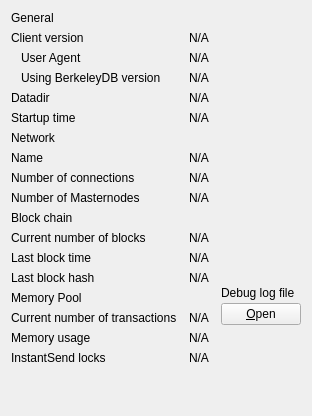
     <widget class="QWidget" name="pageInfo">
      <layout class="QGridLayout" name="gridLayout" columnstretch="0,1,0">
       <property name="horizontalSpacing">
        <number>12</number>
       </property>
       <item row="0" column="0">
        <widget class="QLabel" name="label_9">
         <property name="text">
          <string>General</string>
         </property>
        </widget>
       </item>
       <item row="1" column="0">
        <widget class="QLabel" name="label_6">
         <property name="text">
          <string>Client version</string>
         </property>
        </widget>
       </item>
       <item row="1" column="1" colspan="2">
        <widget class="QLabel" name="clientVersion">
         <property name="cursor">
          <cursorShape>IBeamCursor</cursorShape>
         </property>
         <property name="text">
          <string>N/A</string>
         </property>
         <property name="textFormat">
          <enum>Qt::PlainText</enum>
         </property>
         <property name="textInteractionFlags">
          <set>Qt::LinksAccessibleByMouse|Qt::TextSelectableByKeyboard|Qt::TextSelectableByMouse</set>
         </property>
        </widget>
       </item>
       <item row="2" column="0">
        <widget class="QLabel" name="labelClientUserAgent">
         <property name="text">
          <string>User Agent</string>
         </property>
         <property name="indent">
          <number>10</number>
         </property>
        </widget>
       </item>
       <item row="2" column="1" colspan="2">
        <widget class="QLabel" name="clientUserAgent">
         <property name="cursor">
          <cursorShape>IBeamCursor</cursorShape>
         </property>
         <property name="text">
          <string>N/A</string>
         </property>
         <property name="textFormat">
          <enum>Qt::PlainText</enum>
         </property>
         <property name="textInteractionFlags">
          <set>Qt::LinksAccessibleByMouse|Qt::TextSelectableByKeyboard|Qt::TextSelectableByMouse</set>
         </property>
        </widget>
       </item>
       <item row="3" column="0">
        <widget class="QLabel" name="label_berkeleyDBVersion">
         <property name="text">
          <string>Using BerkeleyDB version</string>
         </property>
         <property name="indent">
          <number>10</number>
         </property>
        </widget>
       </item>
       <item row="3" column="1" colspan="2">
        <widget class="QLabel" name="berkeleyDBVersion">
         <property name="cursor">
          <cursorShape>IBeamCursor</cursorShape>
         </property>
         <property name="text">
          <string>N/A</string>
         </property>
         <property name="textFormat">
          <enum>Qt::PlainText</enum>
         </property>
         <property name="textInteractionFlags">
          <set>Qt::LinksAccessibleByMouse|Qt::TextSelectableByKeyboard|Qt::TextSelectableByMouse</set>
         </property>
        </widget>
       </item>
       <item row="4" column="0">
        <widget class="QLabel" name="label_12">
         <property name="text">
          <string>Datadir</string>
         </property>
        </widget>
       </item>
       <item row="4" column="1" colspan="2">
        <widget class="QLabel" name="dataDir">
         <property name="cursor">
          <cursorShape>IBeamCursor</cursorShape>
         </property>
         <property name="text">
          <string>N/A</string>
         </property>
         <property name="textFormat">
          <enum>Qt::PlainText</enum>
         </property>
         <property name="wordWrap">
          <bool>true</bool>
         </property>
         <property name="textInteractionFlags">
          <set>Qt::LinksAccessibleByMouse|Qt::TextSelectableByKeyboard|Qt::TextSelectableByMouse</set>
         </property>
        </widget>
       </item>
       <item row="5" column="0">
        <widget class="QLabel" name="label_13">
         <property name="text">
          <string>Startup time</string>
         </property>
        </widget>
       </item>
       <item row="5" column="1" colspan="2">
        <widget class="QLabel" name="startupTime">
         <property name="cursor">
          <cursorShape>IBeamCursor</cursorShape>
         </property>
         <property name="text">
          <string>N/A</string>
         </property>
         <property name="textFormat">
          <enum>Qt::PlainText</enum>
         </property>
         <property name="textInteractionFlags">
          <set>Qt::LinksAccessibleByMouse|Qt::TextSelectableByKeyboard|Qt::TextSelectableByMouse</set>
         </property>
        </widget>
       </item>
       <item row="6" column="0">
        <widget class="QLabel" name="labelNetwork">
         <property name="text">
          <string>Network</string>
         </property>
        </widget>
       </item>
       <item row="7" column="0">
        <widget class="QLabel" name="label_8">
         <property name="text">
          <string>Name</string>
         </property>
        </widget>
       </item>
       <item row="7" column="1" colspan="2">
        <widget class="QLabel" name="networkName">
         <property name="cursor">
          <cursorShape>IBeamCursor</cursorShape>
         </property>
         <property name="text">
          <string>N/A</string>
         </property>
         <property name="textFormat">
          <enum>Qt::PlainText</enum>
         </property>
         <property name="textInteractionFlags">
          <set>Qt::LinksAccessibleByMouse|Qt::TextSelectableByKeyboard|Qt::TextSelectableByMouse</set>
         </property>
        </widget>
       </item>
       <item row="8" column="0">
        <widget class="QLabel" name="label_7">
         <property name="text">
          <string>Number of connections</string>
         </property>
        </widget>
       </item>
       <item row="8" column="1" colspan="2">
        <widget class="QLabel" name="numberOfConnections">
         <property name="cursor">
          <cursorShape>IBeamCursor</cursorShape>
         </property>
         <property name="text">
          <string>N/A</string>
         </property>
         <property name="textFormat">
          <enum>Qt::PlainText</enum>
         </property>
         <property name="textInteractionFlags">
          <set>Qt::LinksAccessibleByMouse|Qt::TextSelectableByKeyboard|Qt::TextSelectableByMouse</set>
         </property>
        </widget>
       </item>
       <item row="9" column="0">
        <widget class="QLabel" name="masternodeCountLabel">
         <property name="text">
          <string>Number of Masternodes</string>
         </property>
        </widget>
       </item>
       <item row="9" column="1">
        <widget class="QLabel" name="masternodeCount">
         <property name="cursor">
          <cursorShape>IBeamCursor</cursorShape>
         </property>
         <property name="text">
          <string>N/A</string>
         </property>
         <property name="textFormat">
          <enum>Qt::PlainText</enum>
         </property>
         <property name="textInteractionFlags">
          <set>Qt::LinksAccessibleByMouse|Qt::TextSelectableByKeyboard|Qt::TextSelectableByMouse</set>
         </property>
        </widget>
       </item>
       <item row="10" column="0">
        <widget class="QLabel" name="label_10">
         <property name="text">
          <string>Block chain</string>
         </property>
        </widget>
       </item>
       <item row="11" column="0">
        <widget class="QLabel" name="label_3">
         <property name="text">
          <string>Current number of blocks</string>
         </property>
        </widget>
       </item>
       <item row="11" column="1" colspan="2">
        <widget class="QLabel" name="numberOfBlocks">
         <property name="cursor">
          <cursorShape>IBeamCursor</cursorShape>
         </property>
         <property name="text">
          <string>N/A</string>
         </property>
         <property name="textFormat">
          <enum>Qt::PlainText</enum>
         </property>
         <property name="textInteractionFlags">
          <set>Qt::LinksAccessibleByMouse|Qt::TextSelectableByKeyboard|Qt::TextSelectableByMouse</set>
         </property>
        </widget>
       </item>
       <item row="12" column="0">
        <widget class="QLabel" name="labelLastBlockTime">
         <property name="text">
          <string>Last block time</string>
         </property>
        </widget>
       </item>
       <item row="12" column="1" colspan="2">
        <widget class="QLabel" name="lastBlockTime">
         <property name="cursor">
          <cursorShape>IBeamCursor</cursorShape>
         </property>
         <property name="text">
          <string>N/A</string>
         </property>
         <property name="textFormat">
          <enum>Qt::PlainText</enum>
         </property>
         <property name="textInteractionFlags">
          <set>Qt::LinksAccessibleByMouse|Qt::TextSelectableByKeyboard|Qt::TextSelectableByMouse</set>
         </property>
        </widget>
       </item>
       <item row="13" column="0">
        <widget class="QLabel" name="lastBlockHashLabel">
         <property name="text">
          <string>Last block hash</string>
         </property>
        </widget>
       </item>
       <item row="13" column="1">
        <widget class="QLabel" name="lastBlockHash">
         <property name="text">
          <string>N/A</string>
         </property>
        </widget>
       </item>
       <item row="14" column="0">
        <widget class="QLabel" name="labelMempoolTitle">
         <property name="text">
          <string>Memory Pool</string>
         </property>
        </widget>
       </item>
       <item row="15" column="0">
        <widget class="QLabel" name="labelNumberOfTransactions">
         <property name="text">
          <string>Current number of transactions</string>
         </property>
        </widget>
       </item>
       <item row="15" column="1">
        <widget class="QLabel" name="mempoolNumberTxs">
         <property name="cursor">
          <cursorShape>IBeamCursor</cursorShape>
         </property>
         <property name="text">
          <string>N/A</string>
         </property>
         <property name="textFormat">
          <enum>Qt::PlainText</enum>
         </property>
         <property name="textInteractionFlags">
          <set>Qt::LinksAccessibleByMouse|Qt::TextSelectableByKeyboard|Qt::TextSelectableByMouse</set>
         </property>
        </widget>
       </item>
       <item row="16" column="0">
        <widget class="QLabel" name="labelMemoryUsage">
         <property name="text">
          <string>Memory usage</string>
         </property>
        </widget>
       </item>
       <item row="16" column="1">
        <widget class="QLabel" name="mempoolSize">
         <property name="cursor">
          <cursorShape>IBeamCursor</cursorShape>
         </property>
         <property name="text">
          <string>N/A</string>
         </property>
         <property name="textFormat">
          <enum>Qt::PlainText</enum>
         </property>
         <property name="textInteractionFlags">
          <set>Qt::LinksAccessibleByMouse|Qt::TextSelectableByKeyboard|Qt::TextSelectableByMouse</set>
         </property>
        </widget>
       </item>
       <item row="13" column="2" rowspan="3">
        <layout class="QVBoxLayout" name="verticalLayoutDebugButton">
         <property name="spacing">
          <number>3</number>
         </property>
         <item>
          <spacer name="verticalSpacer_2">
           <property name="orientation">
            <enum>Qt::Vertical</enum>
           </property>
           <property name="sizeHint" stdset="0">
            <size>
             <width>10</width>
             <height>5</height>
            </size>
           </property>
          </spacer>
         </item>
         <item>
          <widget class="QLabel" name="labelDebugLogfile">
           <property name="text">
            <string>Debug log file</string>
           </property>
          </widget>
         </item>
         <item>
          <widget class="QPushButton" name="openDebugLogfileButton">
           <property name="toolTip">
            <string>Open the %1 debug log file from the current data directory. This can take a few seconds for large log files.</string>
           </property>
           <property name="text">
            <string>&amp;Open</string>
           </property>
           <property name="autoDefault">
            <bool>false</bool>
           </property>
          </widget>
         </item>
        </layout>
       </item>
       <item row="18" column="0">
        <spacer name="verticalSpacer">
         <property name="orientation">
          <enum>Qt::Vertical</enum>
         </property>
         <property name="sizeHint" stdset="0">
          <size>
           <width>20</width>
           <height>40</height>
          </size>
         </property>
        </spacer>
       </item>
       <item row="17" column="0">
        <widget class="QLabel" name="labelInstantSendLockCount">
         <property name="text">
          <string>InstantSend locks</string>
         </property>
        </widget>
       </item>
       <item row="17" column="1">
        <widget class="QLabel" name="instantSendLockCount">
         <property name="cursor">
          <cursorShape>IBeamCursor</cursorShape>
         </property>
         <property name="text">
          <string>N/A</string>
         </property>
         <property name="textFormat">
          <enum>Qt::PlainText</enum>
         </property>
         <property name="textInteractionFlags">
          <set>Qt::LinksAccessibleByMouse|Qt::TextSelectableByKeyboard|Qt::TextSelectableByMouse</set>
         </property>
        </widget>
       </item>
      </layout>
     </widget>
